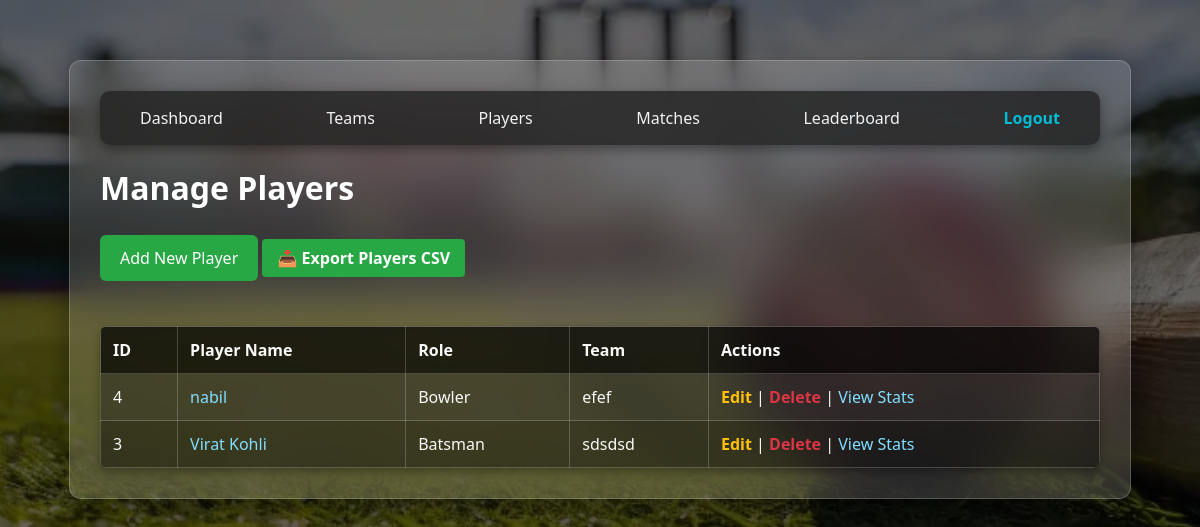
The app's page /cricket_league/manage_players.php (signed in) with its own data.
### tables this page shows
CREATE TABLE `players` (
  `player_id` int(11) NOT NULL,
  `player_name` varchar(100) NOT NULL,
  `role` varchar(50) NOT NULL,
  `team_id` int(11) NOT NULL
);

CREATE TABLE `teams` (
  `team_id` int(11) NOT NULL,
  `team_name` varchar(100) NOT NULL,
  `logo_url` varchar(255) DEFAULT NULL,
  `captain_id` int(11) DEFAULT NULL,
  `wk_id` int(11) DEFAULT NULL,
  `wicket_keeper_id` int(11) DEFAULT NULL
);

### cricket_league/manage_players.php (the view, shortened to what this page needs)
<?php
require 'db_config.php';
?>
<!DOCTYPE html>
<html>
<head>
    <link rel="stylesheet" href="css/style.css">
</head>
<body>
    <div class="container">
        <div class="navbar">
            <a href="dashboard.php">Dashboard</a>
            <a href="manage_teams.php">Teams</a>
            <a href="manage_players.php">Players</a>
            <a href="manage_matches.php">Matches</a>
            <a href="leaderboard.php">Leaderboard</a>
            <a href="logout.php" class="logout">Logout</a>
        </div>
        <h1>Manage Players</h1>
        <a href="add_player.php" class="btn-add">Add New Player</a>
        <a href="export_players.php" class="btn-export" target="_blank" rel="noopener noreferrer">📥 Export Players CSV</a>
        <table>
            <tr>
                <th>ID</th>
                <th>Player Name</th>
                <th>Role</th>
                <th>Team</th>
                <th>Actions</th>
            </tr>
            <?php
            $sql = "SELECT p.player_id, p.player_name, p.role, t.team_name
                    FROM players p
                    JOIN teams t ON p.team_id = t.team_id
                    ORDER BY t.team_name, p.player_name";
            $result = $conn->query($sql);
            if ($result->num_rows > 0) {
                while($row = $result->fetch_assoc()) {
                    echo "<tr>";
                    echo "<td>" . $row["player_id"] . "</td>";
                    echo "<td><a href='player_stats.php?id=" . $row["player_id"] . "'>" . htmlspecialchars($row["player_name"]) . "</a></td>";
                    echo "<td>" . htmlspecialchars($row["role"]) . "</td>";
                    echo "<td>" . htmlspecialchars($row["team_name"]) . "</td>";
                    echo "<td>
                            <a href='edit_player.php?id=" . $row["player_id"] . "' class='btn-edit'>Edit</a> |
                            <a href='delete_player.php?id=" . $row["player_id"] . "' class='btn-delete' onclick='return confirmDelete();'>Delete</a> |
                            <a href='player_stats.php?id=" . $row["player_id"] . "' class='btn-view'>View Stats</a>
                          </td>";
                    echo "</tr>";
                }
            } else {
                echo "<tr><td colspan='5'>No players found</td></tr>";
            }
            ?>
        </table>
    </div>
</body>
</html>

### cricket_league/css/style.css (style rules this page uses)
body { font-family: 'Segoe UI', Tahoma, Geneva, Verdana, sans-serif; background: linear-gradient(rgba(0, 0, 0, 0.6), rgba(0, 0, 0, 0.6)), url('cric.webp') no-repeat center center fixed; background-size: cover; margin: 0; padding: 20px; color: #f9f9f9; }
.container { max-width: 1000px; margin: 40px auto; background: rgba(255, 255, 255, 0.15); padding: 30px; border-radius: 12px; box-shadow: 0 10px 30px rgba(0, 0, 0, 0.4); backdrop-filter: blur(25px); -webkit-backdrop-filter: blur(25px); border: 1px solid rgba(255, 255, 255, 0.2); color: #fff; }
h1, h2 { color: #ffffff; margin-bottom: 20px; }
a { color: #80dfff; text-decoration: none; transition: color 0.3s ease; }
.navbar { background-color: rgba(34, 34, 34, 0.8); padding: 0 20px; border-radius: 10px; display: flex; justify-content: space-between; align-items: center; box-shadow: 0 4px 12px rgba(0,0,0,0.4); }
.navbar a { color: #f2f2f2; padding: 16px 20px; text-decoration: none; transition: 0.3s ease; font-weight: 500; }
.navbar .logout { color: #00bcd4; font-weight: bold; }
table { width: 100%; border-collapse: collapse; margin-top: 25px; border-radius: 8px; overflow: hidden; background: rgba(0, 0, 0, 0.4) !important; color: #f9f9f9 !important; box-shadow: 0 4px 8px rgba(0,0,0,0.3); }
th, td { border: 1px solid rgba(255, 255, 255, 0.2); padding: 12px; text-align: left; color: #f9f9f9 !important; }
th { background-color: rgba(0, 0, 0, 0.5); }
tr:nth-child(even) { background-color: rgba(255, 255, 255, 0.05); }
button, .btn-add { background-color: #007bff; color: #fff; padding: 12px 20px; border: none; border-radius: 6px; cursor: pointer; font-size: 16px; transition: background 0.3s ease; display: inline-block; text-align: center; }
.btn-add { background-color: #28a745; margin-bottom: 20px; }
.btn-edit { color: #ffc107; font-weight: bold; cursor: pointer; }
.btn-delete { color: #dc3545; font-weight: bold; cursor: pointer; }

### cricket_league/manage_players.php (style rules this page uses)
.btn-export { display: inline-block; padding: 8px 15px; margin: 10px 0 20px; background-color: #28a745; color: white; text-decoration: none; border-radius: 4px; font-weight: bold; }

### records on screen
players: player_id "4", player_name "nabil", role "Bowler", team.team_name "efef"
players: player_id "3", player_name "Virat Kohli", role "Batsman", team.team_name "sdsdsd"
